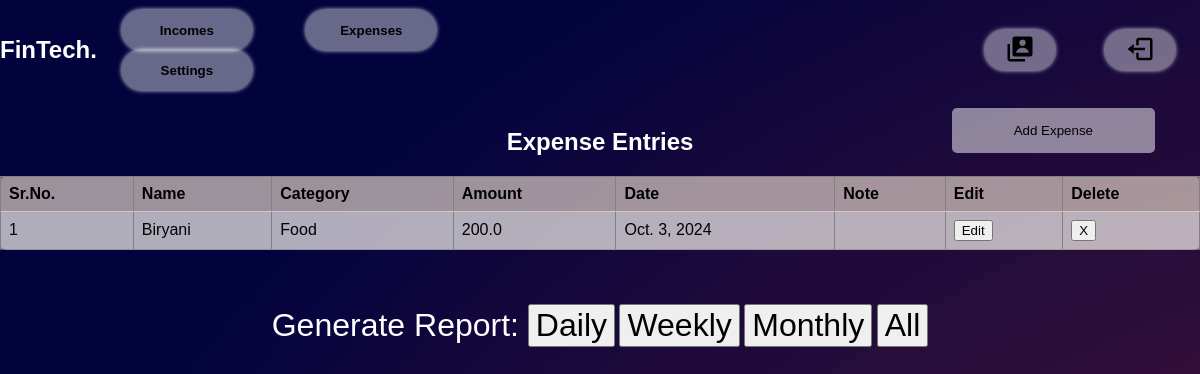
Before: /expenses (signed in) with the older database file.
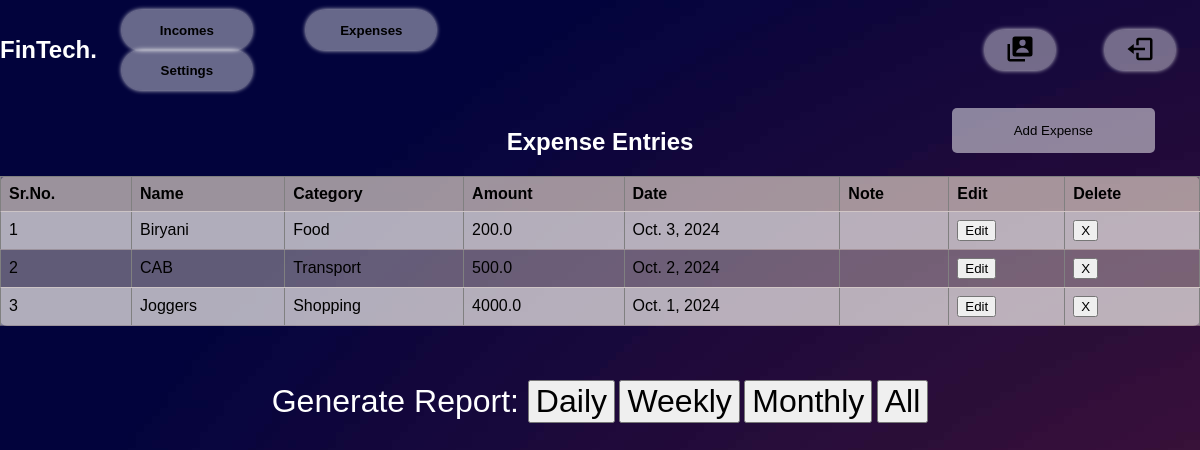
After: the same page with the newer database file.
### FinTech/models.py (models this page shows, shortened)
class Expense(models.Model):
    user =models.ForeignKey(User,  related_name='Exp_user_name', on_delete=models.CASCADE)
    name= models.CharField(max_length=50)
    date = models.DateField(default=date.today())
    amount= models.FloatField()
    category = models.ForeignKey(ExpenseCategory, related_name='expense_catg', on_delete=models.CASCADE)
    note=models.TextField()

class ExpenseCategory(models.Model):
    name = models.CharField(max_length=50)
    user = models.ForeignKey(User, related_name='user_exp_catg', on_delete=models.CASCADE)
    def __str__(self):
        return self.name

### FinTech/views.py (the view, shortened to what this page needs)
# urls.py: path('expenses',views.expenses,name="expenses"),
def expenses(request):
    if request.user.is_authenticated:
        expenses_catg= ExpenseCategory.objects.filter(user=request.user.id)
        expenses= Expense.objects.filter(user=request.user.id)
        return render(request,"expense.html",{"categories":expenses_catg,"expenses":expenses})
    else:
        return redirect("/")

### templates/expense.html (shortened to what this page needs)
{% load static %}
<!DOCTYPE html>
<html>
<head>
    <link rel="stylesheet" href="{% static 'css/expense.css' %}" type="text/css" media="all" >
    <link rel="stylesheet" href="{% static 'css/nav.css' %}" type="text/css" media="all" >
</head>
<body>
    <nav class="nav">
        <a href="/dashboard" id="logo"><h1>FinTech.</h1></a>
         <div class="nav-button">
             <button class="btn" id="Income" onclick="location.href='/incomes'">Incomes</button>
             <button class="btn" id="Expense" onclick="location.href='/expenses'">Expenses</button>
             <button class="btn" id="Setting" onclick="location.href='/settings'">Settings</button>
         </div>
         <div class="nav-logo">
             <button class="btn left" id="Profile" onclick="location.href='/profile'"><img/></button>
             <button class="btn left" id="Logout" onclick="location.href='/logout'"><img/></button>
         </div>
     </nav>
     <br>
    <button id="addIncomeButton" onclick="showIncomeForm()">Add Expense</button>
    <h2 style="color: white;">Expense Entries</h2>
    <table id="incomeTable" border="1">
        <tr>
            <th>Sr.No.</th>
            <th>Name</th>
            <th>Category</th>
            <th>Amount</th>
            <th>Date</th>
            <th>Note</th>
            <th>Edit</th>
            <th>Delete</th>
        </tr>
        {% for expense in expenses %}
        <tr>
            <td>{{forloop.counter}}</td>
            <td>{{expense.name}}</td>
            <td>{{expense.category}}</td>
            <td>{{expense.amount}}</td>
            <td>{{expense.date}}</td>
            <td>{{expense.note}}</td>
            <td>
                <div class="rem">
                    <button type="button" onclick="location.href='/edit-expense/{{expense.id}}' ">
                        <span class="glyphicon glyphicon-trash">Edit</span>
                    </button>
                </div>
            </td>
            <td>
                <div class="rem">
                    <button type="button" onclick="location.href='/delete-expense/{{expense.id}}' ">
                        <span class="glyphicon glyphicon-trash">X</span>
                    </button>
                </div>
            </td>
        </tr>
        {% endfor %}
    </table>
    <br><br><br>
    <div style="position: relative; text-align: center;">
        <label style="font-size: 2em; color: white;" for="date">Generate Report: </label>
        <button style="font-size: 2em;align-self: center;" type="button" onclick="location.href='/expense-report/daily' ">
            <span class="glyphicon glyphicon-trash"> Daily </span>
        </button>
        <button style="font-size: 2em;align-self: center;" type="button" onclick="location.href='/expense-report/weekly' ">
            <span class="glyphicon glyphicon-trash"> Weekly </span>
        </button>
        <button style="font-size: 2em;align-self: center;" type="button" onclick="location.href='/expense-report/monthly' ">
            <span class="glyphicon glyphicon-trash"> Monthly </span>
        </button>
        <button style="font-size: 2em;align-self: center;" type="button" onclick="location.href='/expense-report/alltime' ">
            <span class="glyphicon glyphicon-trash"> All </span>
        </button>
    </div>
</body>
</html>

### static/css/expense.css (style rules this page uses)
body { min-height: 100vh; background: url(dark-gradient.jpg); }
#addIncomeButton { position: absolute; right: 45px; background-color: rgba(255, 255, 255, 0.5); padding: 15px 62px; border: none; border-radius: 5px; }
h1 { color: white; }
h2 { text-align: center; color:black; }
#incomeTable { border-collapse: collapse; width: 100%; background-color: rgba(250, 235, 215, 0.379); border-radius: 7px; border-color: none; }
#incomeTable th, #incomeTable td { padding: 8px; text-align: left; border-bottom: 1px solid rgba(250, 235, 215, 0.379); }
#incomeTable th { background-color: rgba(250, 235, 215, 0.379); }
#incomeTable tr:nth-child(even) { background-color: rgba(255, 255, 255, 0.5); }

### static/css/nav.css (style rules this page uses)
body { font-family: Arial, sans-serif; margin: 0; padding: 0; background: url(dark-gradient.jpg); }
.nav { display: flex; width: 100%; justify-content: center; align-items: center; margin-top: 10px; }
.nav-logo { display: flex; flex-direction: row; justify-content: center; align-items: center; color: #ffffff; margin-right: 0px; margin-left: 490px; }
#logo { text-decoration: none; color: #ffffff; }
.left { width: 130px; height: 40px; font-weight: 700; background: rgba(255, 255, 255, 0.4); border: none; border-radius: 30px; cursor: pointer; transition: .3s ease; margin: 0 25px; box-shadow: 0 0 5px rgb(255, 254, 254); }
.nav-button .btn { width: 130px; height: 40px; font-weight: 700; background: rgba(255, 255, 255, 0.4); border: none; border-radius: 30px; cursor: pointer; transition: .3s ease; margin: 0 25px; box-shadow: 0 0 5px rgb(255, 254, 254); }
#Logout { width: 70px; }
#Profile { width: 70px; }

Changed rows visible on the page:
added Expense: name "CAB", category "Transport", amount "500.0", date "Oct. 2, 2024"
added Expense: name "Joggers", category "Shopping", amount "4000.0", date "Oct. 1, 2024"
